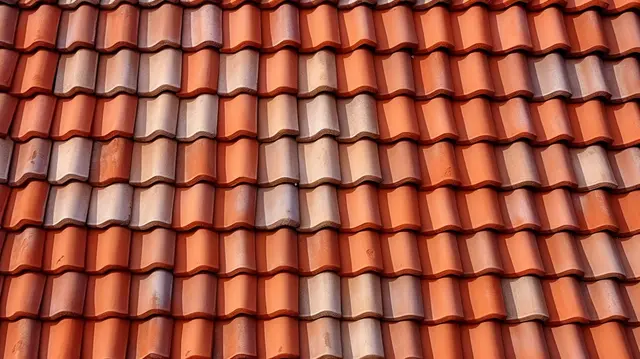
#> input picture python/jobsheet7/img/genteng.png, 640 x 359 px, found by its file name
$ python 7.2.3lolosBawah.py
#> lines starting #> are read from the running program, lines starting #| are printed output that depends on the picture
import cv2
import numpy as np

path_gambar = r"python\jobsheet7\img\genteng.png"
citra = cv2.imread(path_gambar, 0)
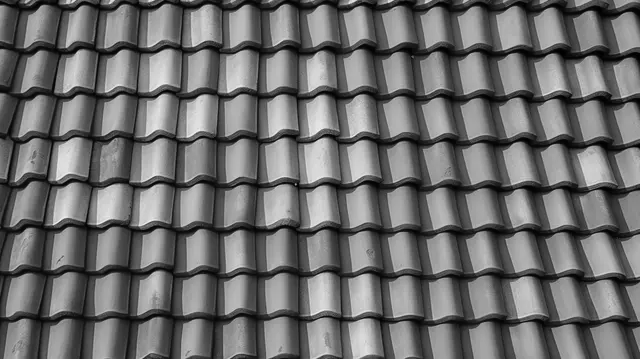
#> citra: shape (359, 640); min 0, max 241, mean 108.4

kernel = np.float32([[1, 1, 1],
                   [1, 1, 1],
                   [1, 1, 1]]) / 9

terfilter = cv2.filter2D(citra, -1, kernel)

hasil = np.hstack((citra, terfilter))
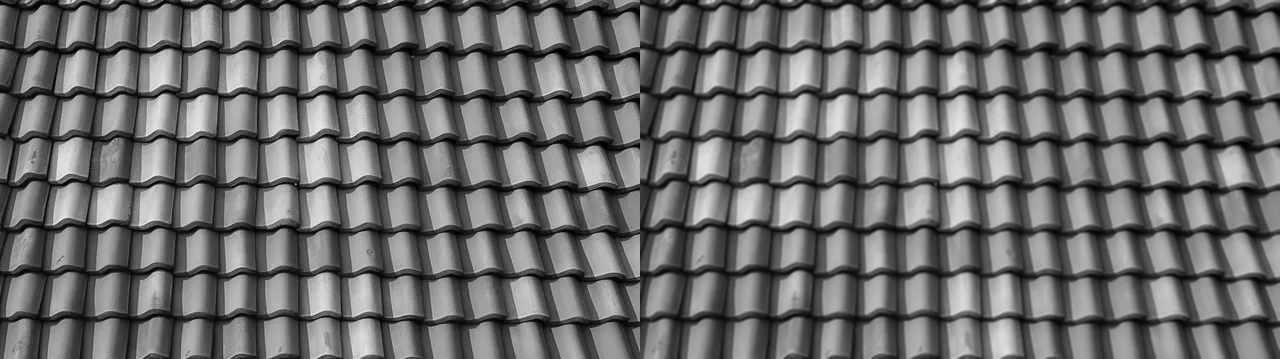
#> hasil: shape (359, 1280); min 0, max 241, mean 108.4

cv2.imshow('Hasil', hasil)
cv2.waitKey(0)
cv2.destroyAllWindows()
